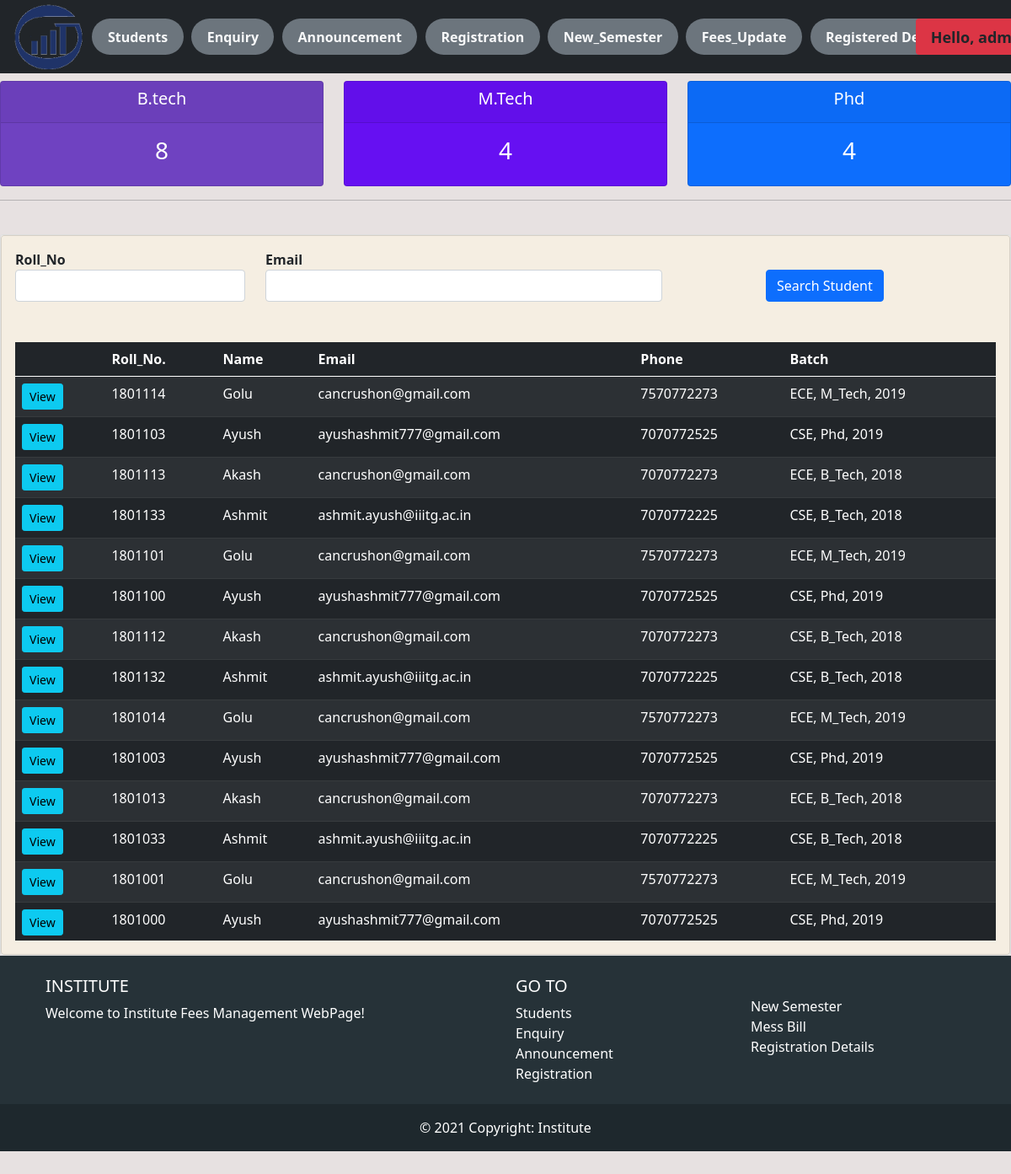
The app's page / (signed in) with its own data.
### fees/models.py (models this page shows, shortened)
class Student(models.Model):
    BranchType = models.TextChoices('BranchType', 'CSE ECE')
    date = [str(x) for x in range(2013,2050)]
    date=' '.join(date)
    YearType = models.TextChoices('YearType', date)
    CourseType = models.TextChoices('CourseType', 'B_Tech M_Tech Phd')
    user = models.OneToOneField(User, null=True, on_delete=models.CASCADE)
    roll = models.CharField('Roll_No', max_length=7, primary_key=True, blank=False)
    firstname = models.CharField('First_Name', max_length=250, blank=False)
    middlename = models.CharField('Middle_Name', max_length=250, null=True, blank=True)
    lastname = models.CharField('Last_Name', max_length=250, null=True, blank=True)
    email = models.EmailField('Email', max_length=250, blank=False)
    phone = models.CharField('Phone', max_length=15, blank=False)
    branch = models.CharField('Branch', max_length=3, blank=False, choices=BranchType.choices)
    Year = models.CharField('Year', max_length=4, blank=False, choices=YearType.choices)
    course = models.CharField('Course', max_length=7, blank=False, choices=CourseType.choices)
    datecreated = models.DateTimeField(auto_now_add=True, null=True)
    template = '{} {}'

### fees/decorators.py (the view)
        def wrapper_function(request, *args, **kwargs):
            group = None
            if request.user.groups.exists():
                group = request.user.groups.all()[0].name
            if group == 'student':
                return redirect('userpage')
            if group == 'admin':
                return view_func(request,*args,**kwargs)

### fees/views.py (called while the page is built)
@login_required(login_url = 'login')
@admin_only
def home(request):
    students = Student.objects.all().order_by('-datecreated')
    btech = Student.objects.filter(course='B_Tech').count()
    mtech = Student.objects.filter(course='M_Tech').count()
    phd = Student.objects.filter(course='Phd').count()
    myfilter = StudentFilter(request.GET, queryset=students)
    if request.method == 'GET':
        students = myfilter.qs
    context = {'students':students, 'btech':btech, 'mtech':mtech, 'phd':phd, 'myfilter':myfilter}
    return render(request,'fees/dashboard.html',context)

### fees/templates/fees/dashboard.html (shortened to what this page needs)
{% extends 'fees/main.html' %}
{% load crispy_forms_tags %}
{% block content %}
{% include 'fees/status.html' %}
<hr>
<br>
<div class="row">
    <div class="col-md">
        <div class="card">
            <div class="card card-body" style="background-color:  rgb(245, 238, 226);">
                <form action="" method="get">
                    <div class="row" style="background-color:  rgb(245, 238, 226);">
                        <div class="col-3">
                            <strong>{{ myfilter.form.roll|as_crispy_field }}</strong>
                        </div>
                        <div class="col-5">
                            <strong>{{ myfilter.form.email|as_crispy_field }}</strong>
                        </div>
                        <div class="col-1">
                        </div>
                        <div class="col-3">
                            <br>
                            <button class="btn btn-primary" type="submit">Search Student</button>
                        </div>
                        <br>
                    </div>
                    <br>
                </form>
                <br>
                <div style="overflow-y:scroll;height: 710px;">
                    <table class="table table-dark table-striped">
                        <thead>
                            <tr>
                                <th scope="col"></th>
                                <th scope="col">Roll_No.</th>
                                <th scope="col">Name</th>
                                <th scope="col">Email</th>
                                <th scope="col">Phone</th>
                                <th scope="col">Batch</th>
                            </tr>
                        </thead>
                        {% for student in students %}
                        <tr>
                            <td><a class="btn btn-sm btn-info" href="{% url 'students' student.roll %}">View</a></td>
                            <td>{{student.roll}}</td>
                            <td>{{student.firstname}}</td>
                            <td>{{student.email}}</td>
                            <td>{{student.phone}}</td>
                            <td>{{student.branch}}{{', '}}{{student.course}}{{', '}}{{student.Year}}</td>
                        </tr>
                        {%endfor%}
                    </table>
                </div>
            </div>
        </div>
    </div>
</div>
{% endblock %}

### fees/templates/fees/main.html (shortened to what this page needs)
{% load static %}
<!DOCTYPE html>
<html lang="en">
<head>
    <link href="https://cdn.jsdelivr.net/npm/bootstrap@5.0.0-beta1/dist/css/bootstrap.min.css" rel="stylesheet"
>
    <link rel="stylesheet" href="{% static '/css/main.css' %}" type="text/css">
</head>
<body>
    {% include 'fees/navbar.html' %}
    {% block content %}
    {% endblock %}
    {% if request.user.is_staff %}
    <footer class="text-white text-center text-lg-start" style="background-color: #263238;">
        <div class="container p-4">
          <div class="row">
            <div class="col-lg-6 col-md-12 mb-4 mb-md-0">
              <h5 class="text-uppercase">Institute</h5>
              <p>
                Welcome to Institute Fees Management WebPage!
              </p>
            </div>
            <div class="col-lg-3 col-md-6 mb-4 mb-md-0">
              <h5 class="text-uppercase">Go To</h5>
              <ul class="list-unstyled mb-0">
                <li>
                  <a href="{% url 'home' %}" class="text-white" style="text-decoration: none; color:lemonchiffon">Students</a>
                </li>
                <li>
                  <a href="{% url 'enquiry_admin' %}" class="text-white" style="text-decoration: none; color:lemonchiffon">Enquiry</a>
                </li>
                <li>
                  <a href="{% url 'announcement' %}" class="text-white" style="text-decoration: none; color:lemonchiffon">Announcement</a>
                </li>
                <li>
                  <a href="{% url 'registration' %}" class="text-white" style="text-decoration: none; color:lemonchiffon">Registration</a>
                </li>
              </ul>
            </div>
            <div class="col-lg-3 col-md-6 mb-4 mb-md-0">
              <ul class="list-unstyled">
                <li>
                  <a href="{% url 'automate_semester' %}" class="text-white" style="text-decoration: none; color:lemonchiffon">New Semester</a>
                </li>
                <li>
                  <a href="{% url 'automate_fees' %}" class="text-white" style="text-decoration: none; color:lemonchiffon">Mess Bill</a>
                </li>
                <li>
                  <a href="{% url 'registered_details' %}" class="text-white" style="text-decoration: none; color:lemonchiffon">Registration Details</a>
                </li>
              </ul>
            </div>
          </div>
        </div>
        <div class="text-center p-3" style="background-color: rgba(0, 0, 0, 0.2);">
          © 2021 Copyright:
          <a class="text-white" href="https://Institute.com/" style="text-decoration: none; color:lemonchiffon">Institute</a>
        </div>
      </footer>
{% endif %}
</body>
</html>

### fees/templates/fees/navbar.html (shortened to what this page needs)
{% load static %}
{% if request.user.is_staff %}
<nav class="navbar navbar-expand-lg navbar-dark bg-dark w-100 p-1" style="position: fixed; z-index: 1;">
  <div class="container-fluid">
    <img src="{% static 'images/LOGOIIITG.png' %}" alt="" style="padding: 0%;width:137px; height:79px;">
    <div class="collapse navbar-collapse" id="navbarNavDropdown"  style="overflow-x:visible;width: 100%;">
      <ul class="navbar-nav">
        <li class="nav-item badge rounded-pill bg-secondary " style="margin-left: 1%; font-size: 100%;">
          <a class="nav-link active text-light" aria-current="page" href="{% url 'home' %}">Students</a>
        </li>
        <li class="nav-item badge rounded-pill bg-secondary " style="margin-left: 1%; font-size: 100%;">
          <a class="nav-link active text-light" href="{% url 'enquiry_admin' %}">Enquiry</a>
        </li>
        <li class="nav-item badge rounded-pill bg-secondary " style="margin-left: 1%; font-size: 100%;">
          <a class="nav-link active text-light" href="{% url 'announcement' %}">Announcement</a>
        </li>
        <li class="nav-item badge rounded-pill bg-secondary " style="margin-left: 1%; font-size: 100%;">
          <a class="nav-link active text-light" href="{% url 'registration' %}">Registration</a>
        </li>
        <li class="nav-item badge rounded-pill bg-secondary " style="margin-left: 1%; font-size: 100%;">
          <a class="nav-link active text-light" href="{% url 'automate_semester' %}">New_Semester</a>
        </li>
        <li class="nav-item badge rounded-pill bg-secondary " style="margin-left: 1%; font-size: 100%;">
          <a class="nav-link active text-light" href="{% url 'automate_fees' %}">Fees_Update</a>
        </li>
        <li class="nav-item badge rounded-pill bg-secondary " style="margin-left: 1%; font-size: 100%;">
          <a class="nav-link active text-light" href="{% url 'registered_details' %}">Registered Details</a>
        </li>
      </ul>
    </div>
    <ul class="nav navbar-nav navbar-right" style="margin-left: 1%; margin: right 1%;">
      <li class="nav-item dropdown badge bg-danger">
        <a class="nav-link dropdown-toggle text-dark" href="#" id="navbarDropdownMenuLink" role="button"
          data-bs-toggle="dropdown" aria-expanded="false" style="margin-left: 1%; font-size: 150%;">
          <span>Hello, {{request.user}} </span>
        </a>
      </li>
    </ul>
  </div>
</nav>
{% endif %}
<br>
<br>
<br>

### fees/templates/fees/status.html
<br>
<div class="row">
    <div class="col">
        <div class="col-md">
            <div class="card text-center text-white nb-3" id='B_tech'>
                <div class="card-header">
                    <h5 class="card-title">B.tech</h5>
                </div>
                <div class="card-body">
                    <h3 class="card-title">{{btech}}</h3>
                </div>
            </div>
        </div>
    </div>
    <div class="col">
        <div class="col-md">
            <div class="card text-center text-white nb-3" id='M_tech'>
                <div class="card-header">
                    <h5 class="card-title">M.Tech</h5>
                </div>
                <div class="card-body">
                    <h3 class="card-title">{{mtech}}</h3>
                </div>
            </div>
        </div>
    </div>
    <div class="col">
        <div class="col-md">
            <div class="card text-center text-white nb-3" id='Phd'>
                <div class="card-header">
                    <h5 class="card-title">Phd</h5>
                </div>
                <div class="card-body">
                    <h3 class="card-title">{{phd}}</h3>
                </div>
            </div>
        </div>
    </div>
</div>

### static/css/main.css (style rules this page uses)
body { background-color: #e7e1e1; }
#B_tech { background-color: #6f42c1; }
#M_tech { background-color: #6610f2; }
#Phd { background-color: #0d6efd; }

### records on screen
Student: roll "1801114", firstname "Golu", email "cancrushon@gmail.com", phone "7570772273", branch "ECE", value ",", course "M_Tech", Year "2019"
Student: roll "1801103", firstname "Ayush", email "ayushashmit777@gmail.com", phone "7070772525", branch "CSE", value ",", course "Phd", Year "2019"
Student: roll "1801113", firstname "Akash", email "cancrushon@gmail.com", phone "7070772273", branch "ECE", value ",", course "B_Tech", Year "2018"
Student: roll "1801133", firstname "Ashmit", email "ashmit.ayush@iiitg.ac.in", phone "7070772225", branch "CSE", value ",", course "B_Tech", Year "2018"
Student: roll "1801101", firstname "Golu", email "cancrushon@gmail.com", phone "7570772273", branch "ECE", value ",", course "M_Tech", Year "2019"
Student: roll "1801100", firstname "Ayush", email "ayushashmit777@gmail.com", phone "7070772525", branch "CSE", value ",", course "Phd", Year "2019"
Student: roll "1801112", firstname "Akash", email "cancrushon@gmail.com", phone "7070772273", branch "CSE", value ",", course "B_Tech", Year "2018"
Student: roll "1801132", firstname "Ashmit", email "ashmit.ayush@iiitg.ac.in", phone "7070772225", branch "CSE", value ",", course "B_Tech", Year "2018"
Student: roll "1801014", firstname "Golu", email "cancrushon@gmail.com", phone "7570772273", branch "ECE", value ",", course "M_Tech", Year "2019"
Student: roll "1801003", firstname "Ayush", email "ayushashmit777@gmail.com", phone "7070772525", branch "CSE", value ",", course "Phd", Year "2019"
Student: roll "1801013", firstname "Akash", email "cancrushon@gmail.com", phone "7070772273", branch "ECE", value ",", course "B_Tech", Year "2018"
Student: roll "1801033", firstname "Ashmit", email "ashmit.ayush@iiitg.ac.in", phone "7070772225", branch "CSE", value ",", course "B_Tech", Year "2018"
Student: roll "1801001", firstname "Golu", email "cancrushon@gmail.com", phone "7570772273", branch "ECE", value ",", course "M_Tech", Year "2019"
Student: roll "1801000", firstname "Ayush", email "ayushashmit777@gmail.com", phone "7070772525", branch "CSE", value ",", course "Phd", Year "2019"

### other values on screen
{{ btech }} "8"
{{ mtech }} "4"
{{ phd }} "4"
